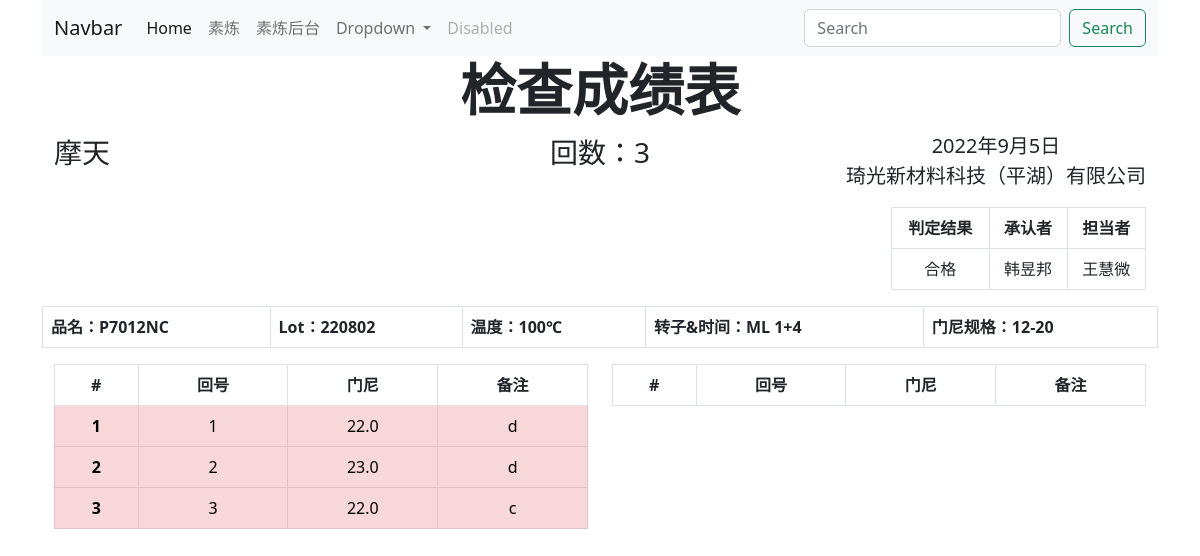
The page /mixs_dup/2/ on the database its author committed.
### mixs_dup/models.py (models this page shows, shortened)
class ProductionPlan(models.Model):
    item = models.ForeignKey(Item, on_delete=models.PROTECT, verbose_name='品名')
    lot = models.ForeignKey(Lot, on_delete=models.PROTECT, verbose_name='批号')
    created = models.DateField(blank=True, verbose_name='出表时间')
    class Meta:
        verbose_name = verbose_name_plural = '素炼成绩表'

class Item(models.Model):
    customer = models.ForeignKey(Customer, on_delete=models.PROTECT, verbose_name='客户')
    name = models.CharField(max_length=255, verbose_name='品名')
    mv = models.CharField(max_length=255, verbose_name='门尼')
    mv_min = models.FloatField(verbose_name='最小值')
    mv_max = models.FloatField(verbose_name='最大值')
    temperature = models.IntegerField(default=100, blank=True, verbose_name='温度')
    rotor = models.CharField(max_length=255, default='ML 1+4', verbose_name='转子')
    class Meta:
        verbose_name = verbose_name_plural = '品名清单'

class Customer(models.Model):
    abbreviation = models.CharField(max_length=10, verbose_name='缩写')
    name = models.CharField(max_length=255, verbose_name='公司名称')
    class Meta:
        verbose_name = verbose_name_plural = '客户'

class Detail(models.Model):
    plan = models.ForeignKey(ProductionPlan, on_delete=models.PROTECT)
    batch = models.IntegerField(verbose_name='回数')
    mv = models.FloatField(verbose_name='门尼值')
    comment = models.CharField(max_length=255, blank=True, verbose_name='回炼')
    shipment_status = models.BooleanField(default=False, verbose_name='出货状态')
    class Meta:
        verbose_name = verbose_name_plural = '详细信息'

class Lot(models.Model):
    lot = models.IntegerField(verbose_name='批号')
    def __str__(self):
        return str(self.lot)
    class Meta:
        verbose_name = verbose_name_plural = '批号'

### mixs_dup/views.py (the view)
# urls.py: path('<int:pp_id>/', views.detail, name='detail'),
def detail(request, pp_id):
    detail = get_object_or_404(ProductionPlan, pk=pp_id)
    return render(request, 'mixs_dup/detail.html', {'detail': detail, })

### mixs_dup/templates/mixs_dup/detail.html (shortened to what this page needs)
{% extends 'mixs_dup/header.html' %}
{% block content %}
<h1 class="display-4 fw-bold text-center">检查成绩表</h1>
<div class="container text-center">
    <div class="row">
        <div class="col d-flex flex-row">
            <p class="fs-3">{{ detail.item.customer.name }}</p>
        </div>
        <div class="col">
                <p class="fs-3">回数：{{ detail.detail_set.all|length }}</p>
        </div>
        <div class="col d-flex flex-row-reverse">
            <p class="fs-5">{{ detail.created }}<br>琦光新材料科技（平湖）有限公司</p>
        </div>
    </div>
</div>
<div class="container text-center">
    <div class="row">
        <div class="col">
        </div>
        <div class="col">
        </div>
        <div class="col">
        </div>
        <div class="col">
            <table class="table table-bordered">
                <thead>
                <tr>
                    <th scope="col-3">判定结果</th>
                    <th scope="col-3">承认者</th>
                    <th scope="col-3">担当者</th>
                </tr>
                </thead>
                <tbody>
                <tr>
                    <td>合格</td>
                    <td>韩昱邦</td>
                    <td>王慧微</td>
                </tr>
                </tbody>
            </table>
        </div>
    </div>
</div>
<table class="table table-bordered">
    <tr>
        <th scope="col">品名：{{ detail.item.name }}</th>
        <th scope="col">Lot：{{ detail.lot }}</th>
        <th scope="col">温度：{{ detail.item.temperature }}℃</th>
        <th scope="col">转子&时间：{{ detail.item.rotor }}</th>
        <th scope="col">门尼规格：{{ detail.item.mv }}</th>
    </tr>
</table>
<div class="container text-center">
    <div class="row">
        <div class="col">
            <table class="table table-bordered">
                <thead>
                <tr>
                    <th scope="col" colspan="1">#</th>
                    <th scope="col" colspan="1">回号</th>
                    <th scope="col" colspan="1">门尼</th>
                    <th scope="col" colspan="2">备注</th>
                </tr>
                </thead>
                <tbody>
                {% for mv in detail.detail_set.all|slice:":10" %}
                {% if mv.mv < detail.item.mv_min or mv.mv > detail.item.mv_max %}
                <tr class="table-danger">
                    {% else %}
                <tr>
                    {% endif %}
                    <th scope="row" colspan="1">{{ forloop.counter }}</th>
                    <td colspan="1">{{ mv.batch }}</td>
                    <td colspan="1">{{ mv.mv }}</td>
                    <td colspan="2">{{ mv.comment }}</td>
                </tr>
                {% endfor %}
                </tbody>
            </table>
        </div>
        <div class="col">
            <table class="table table-bordered">
                <thead>
                <tr>
                    <th scope="col" colspan="1">#</th>
                    <th scope="col" colspan="1">回号</th>
                    <th scope="col" colspan="1">门尼</th>
                    <th scope="col-2" colspan="2">备注</th>
                </tr>
                </thead>
            </table>
        </div>
    </div>
</div>
{% endblock content %}

### rows shown on the page
ProductionPlan: item.customer.name "摩天", detail_set.all|length "3", created "2022年9月5日", item.name "P7012NC", lot "220802", item.temperature "100", item.rotor "ML 1+4", item.mv "12-20"
Detail: batch "1", mv "22.0", comment "d"
Detail: batch "2", mv "23.0", comment "d"
Detail: batch "3", mv "22.0", comment "c"
